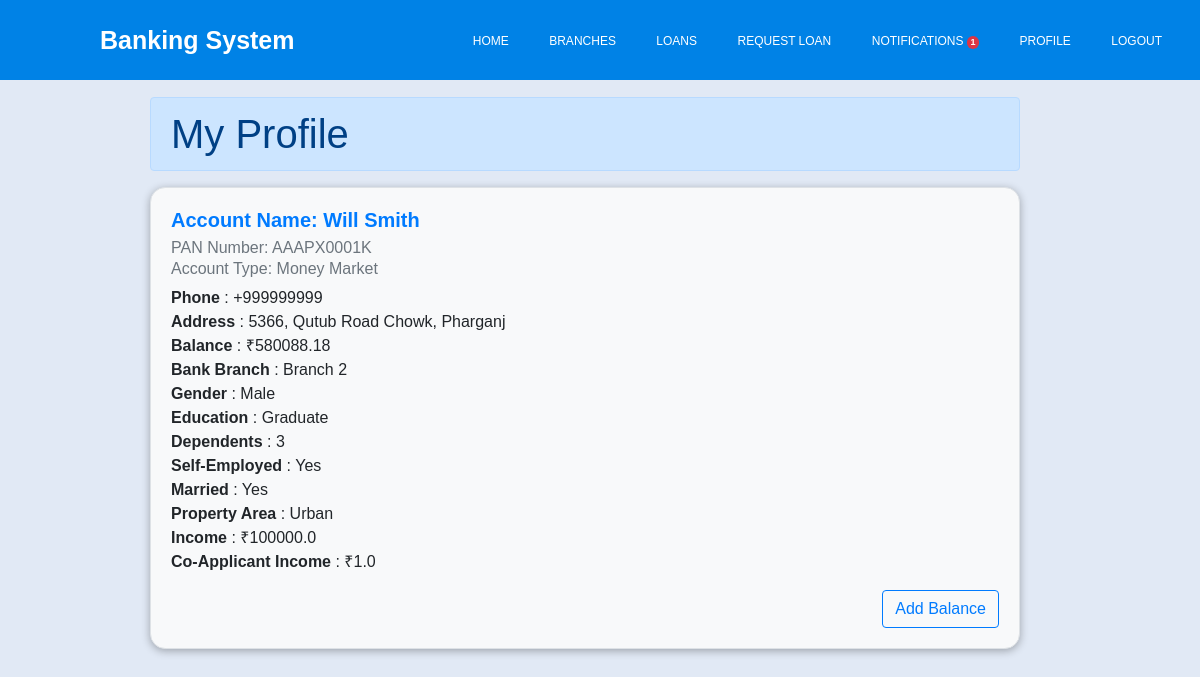
The page /my-profile (signed in) on the database as committed earlier.
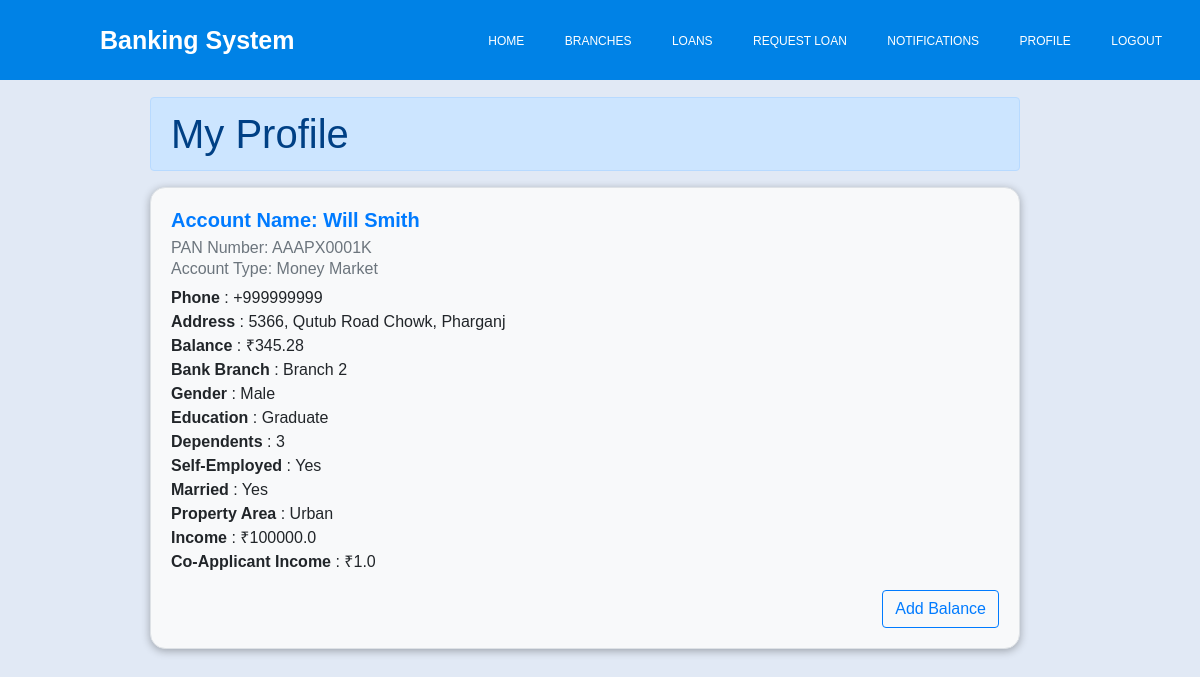
The same page on the database as committed later.
### bank_management/models.py (models this page shows, shortened)
class Account(models.Model):
    account_type = models.CharField(max_length=15, choices=ACCOUNT_TYPES)
    balance = models.DecimalField(max_digits=10, decimal_places=2,default=0)
    hold_by = models.ForeignKey(User, on_delete=models.CASCADE)
    branch = models.ForeignKey(Branch, on_delete=models.CASCADE)

class Branch(models.Model):
    name = models.CharField(max_length=100)
    address = models.CharField(max_length=200)
    code = models.CharField(max_length=10, unique=True)
    class Meta:
        verbose_name_plural = 'Branches'
    def __str__(self):
        return self.name

### bank_management/views.py (the view)
# urls.py: path("my-profile",my_profile,name='my-profile'),
@login_required
def my_profile(request):
    profile = request.user
    account = Account.objects.filter(hold_by=profile).first()
    context = {
        "account":account,
        "profile":profile,
    }
    return render(request,"my-profile.html",context)

### bank_management/context_processors.py (called while the page is built)
def count_notifications(request):
    count_notifications=0
    if request.user.is_authenticated:
        count_notifications = Notification.objects.filter(user=request.user,is_seen=False).count()
    return {"count_notifications":count_notifications}

### banking_system/templates/my-profile.html (shortened to what this page needs)
{% extends 'base.html' %} {% block content %}
<div class="row mt-2" style="width: 100%">
  <div class="col">
    <h1
      class="alert alert-primary"
      style="margin-right: 150px; margin-left: 150px"
    >
      My Profile
    </h1>
    <div
      class="card mt-2"
      style="
        background-color: #f8f9fa;
        border: 1px solid #dee2e6;
        border-radius: 0.95rem;
        box-shadow: 0 0.125rem 0.5rem rgba(0, 0, 0, 0.3);
        margin-left: 150px;
        margin-right: 150px;
      "
    >
      <div class="card-body">
        <h5
          class="card-title"
          style="color: #007bff; font-size: 1.25rem; font-weight: bold"
        >
          Account Name: {{profile.account_name}}
        </h5>
        <h6 class="card-subtitle mb-2 text-muted">
          PAN Number: {{profile.pan_number}}
        </h6>
        <h6 class="card-subtitle mb-2 text-muted">
          Account Type: {{account.get_account_type_display}}
        </h6>
        <p class="card-text">
          {% if profile.phone %} <b>Phone</b> : {{profile.phone}}
          <br />{% endif %} {% if profile.address %}
          <b>Address</b> : {{profile.address}} <br />{% endif %}
          <b>Balance</b> : &#8377;{{account.balance}} <br />
          <b>Bank Branch</b> : {{account.branch}} <br />
          <b>Gender</b> : {{user.get_gender_display}} <br />
          <b>Education</b> : {{user.get_education_display}} <br />
          <b>Dependents</b> : {{user.get_dependents_display}} <br />
          <b>Self-Employed</b> : {{user.get_self_employed_display}} <br />
          <b>Married</b> : {{user.get_married_display}} <br />
          <b>Property Area</b> : {{user.get_property_area_display}} <br />
          <b>Income</b> : &#8377;{{user.applicant_income}} <br />
          {% if user.co_applicant_income %}
          <b>Co-Applicant Income</b> : &#8377;{{user.co_applicant_income}}
          <br />{% endif %}
        </p>
        <button
          type="button"
          class="btn btn-outline-primary float-end"
          data-toggle="modal"
          data-target="#addBalanceModal"
        >
          Add Balance
        </button>
      </div>
    </div>
  </div>
</div>
{% endblock content %}

Rows that differ between the two databases and show on the page:
changed Account "Money Market": balance "580088.18" → "345.28"
Other text that changed with them:
{{ count_notifications }}: "1" → (not shown)
